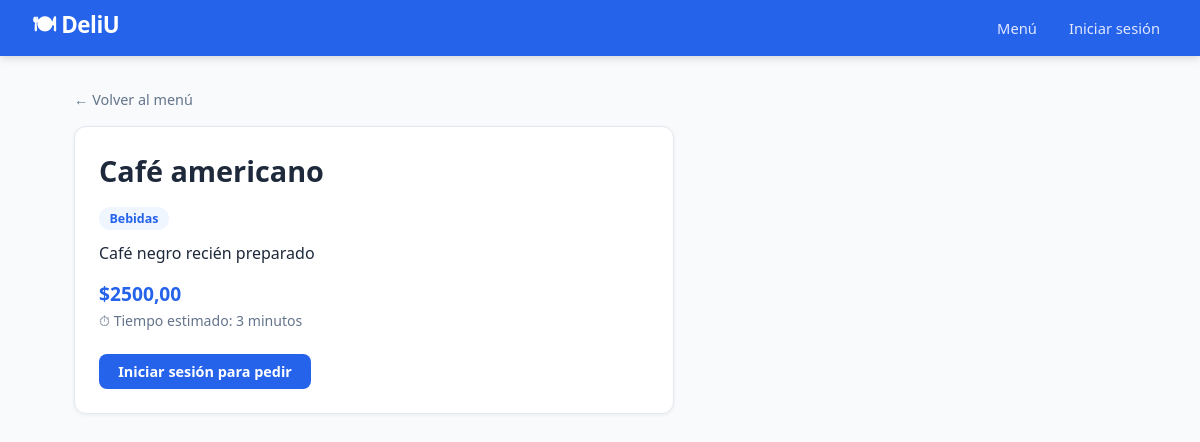
The page /producto/1/ on the database its author committed.
### cafeteria/models.py (models this page shows, shortened)
class Producto(models.Model):
    nombre = models.CharField(max_length=200)
    descripcion = models.TextField(blank=True)
    precio = models.DecimalField(max_digits=10, decimal_places=2)
    categoria = models.ForeignKey(Categoria, on_delete=models.SET_NULL, null=True)
    disponible = models.BooleanField(default=True)
    tiempo_preparacion = models.PositiveIntegerField(default=5, help_text="Minutos")

class Categoria(models.Model):
    nombre = models.CharField(max_length=100)
    descripcion = models.TextField(blank=True)
    class Meta:
        verbose_name_plural = "Categorías"

### cafeteria/views.py (the view)
# urls.py: path('producto/<int:pk>/', views.ProductoDetailView.as_view(), name='producto_detalle'),
class ProductoDetailView(DetailView):
    model = Producto
    template_name = 'cafeteria/producto_detail.html'
    context_object_name = 'producto'

### cafeteria/context_processors.py (called while the page is built)
def user_slots(request):
    hay_normales = User.objects.filter(is_staff=False, is_superuser=False).exists()
    hay_admins = User.objects.filter(is_staff=True).exists()
    return {
        'hay_normales': hay_normales,
        'hay_admins': hay_admins,
        'registro_disponible': not (hay_normales and hay_admins),
    }

### cafeteria/templates/cafeteria/producto_detail.html (shortened to what this page needs)
{% extends 'cafeteria/base.html' %}
{% block content %}
<a href="{% url 'menu' %}" style="color:var(--muted);font-size:.9rem">← Volver al menú</a>
<div class="card" style="margin-top:1rem;max-width:600px">
  <h1>{{ producto.nombre }}</h1>
  {% if producto.categoria %}<span class="badge" style="background:#eff6ff;color:#2563eb">{{ producto.categoria.nombre }}</span>{% endif %}
  {% if producto.descripcion %}<p style="margin-top:.75rem">{{ producto.descripcion }}</p>{% endif %}
  <div class="precio" style="margin-top:1rem">${{ producto.precio }}</div>
  <p class="text-muted" style="margin-top:.25rem">⏱ Tiempo estimado: {{ producto.tiempo_preparacion }} minutos</p>
  <div style="margin-top:1.5rem">
    {% if user.is_authenticated %}
      <a href="{% url 'agregar_carrito' producto.pk %}" class="btn btn-primary">Agregar al carrito</a>
    {% else %}
      <a href="{% url 'login' %}" class="btn btn-primary">Iniciar sesión para pedir</a>
    {% endif %}
  </div>
</div>
{% endblock %}

### cafeteria/templates/cafeteria/base.html (style rules this page uses)
:root { --primary:#2563eb;--primary-dark:#1d4ed8;--accent:#f59e0b;--bg:#f8fafc;--card:#fff;--text:#1e293b;--muted:#64748b;--border:#e2e8f0;--danger:#ef4444;--success:#22c55e; }
* { box-sizing:border-box;margin:0;padding:0 }
body { font-family:'Segoe UI',sans-serif;background:var(--bg);color:var(--text);min-height:100vh }
a { color:var(--primary);text-decoration:none }
.card { background:var(--card);border:1px solid var(--border);border-radius:12px;padding:1.5rem;box-shadow:0 1px 4px rgba(0,0,0,.06) }
.btn { display:inline-block;padding:.5rem 1.2rem;border-radius:8px;font-size:.9rem;font-weight:600;cursor:pointer;border:none;transition:opacity .15s }
.btn-primary { background:var(--primary);color:#fff }
h1 { font-size:1.8rem;font-weight:700;margin-bottom:1rem }
.badge { display:inline-block;padding:.2rem .65rem;border-radius:999px;font-size:.78rem;font-weight:600 }
.precio { font-size:1.2rem;font-weight:700;color:var(--primary) }
.text-muted { color:var(--muted);font-size:.88rem }

### rows shown on the page
Producto: nombre "Café americano", categoria.nombre "Bebidas", descripcion "Café negro recién preparado", precio "2500,00", tiempo_preparacion "3"
